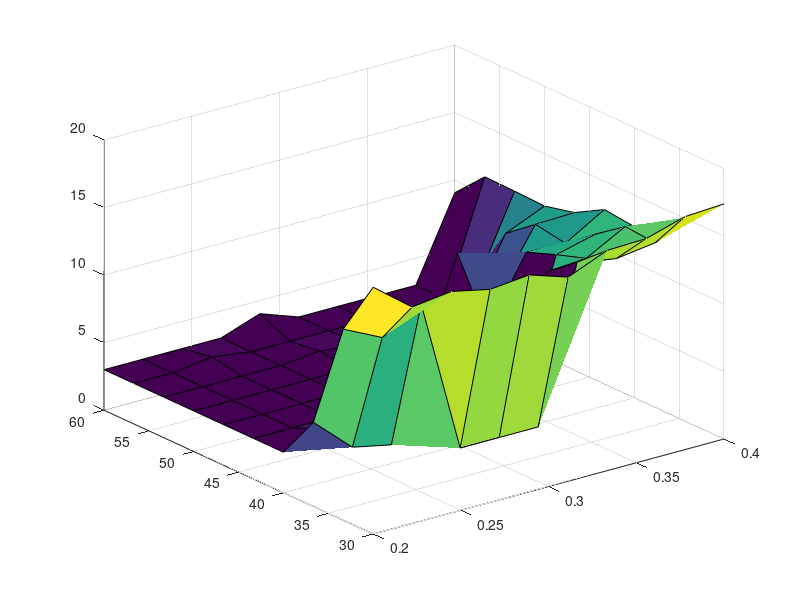
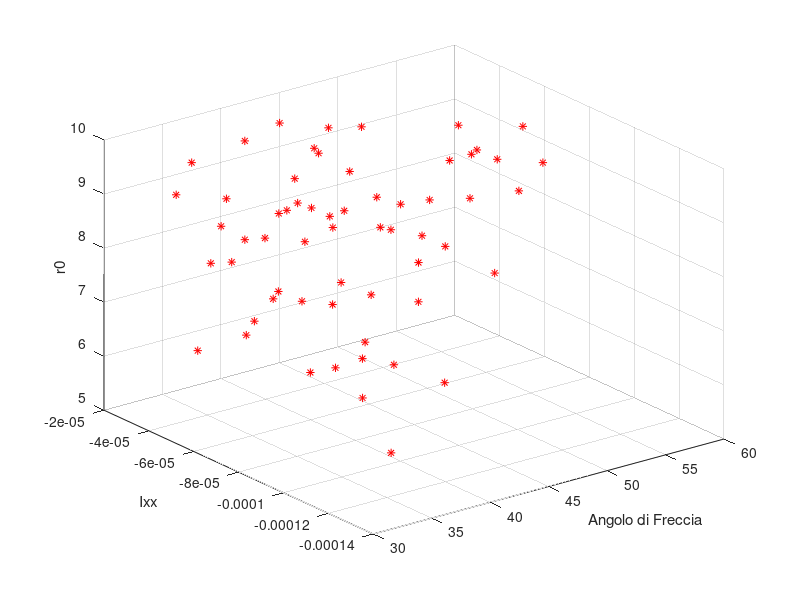

Reproduce these figures in MATLAB, in order.
clear all
close all
load('27_06_GA.mat')
% i:D, j:L
[D_m,L_m]=meshgrid(Di,li);
figure()
surf(L_m,D_m,Dist)
Xm_vect=[];
cont=1;
for i=1:10
    for j=1:10
        if Dist(i,j)<5
            Xm_vect=[Xm_vect permute(Xm(i,j,:),[3,1,2])];
            P(1,cont)=Di(i);
            P(2,cont)=In(1,2,10*(i-1)+j);
            P(3,cont)=li(j);
            cont=cont+1;
        end  
    end
end
figure()
plot3(P(1,:),P(2,:),Xm_vect(1,:),'*r');
xlabel('Angolo di Freccia');
ylabel('Ixx');
zlabel('r0');
grid on
% std(Xm_vect')
% mean(Xm_vect')